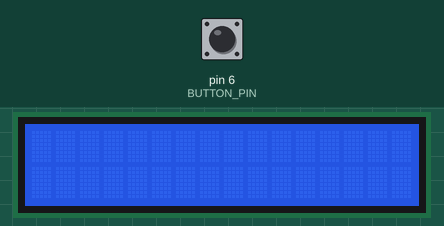
The sketch below on a simulated Arduino Uno, built with avr-gcc and run on an emulated ATmega328P. Parts: 16×2 character LCD. The inputs (shaded band) are chosen by the test bench; at power-on: pin 6 (BUTTON_PIN) HIGH.

Above: at 1.2 s.
1.3 s: pin 6 (BUTTON_PIN) pulled LOW for 1 s
At 4.3 s:
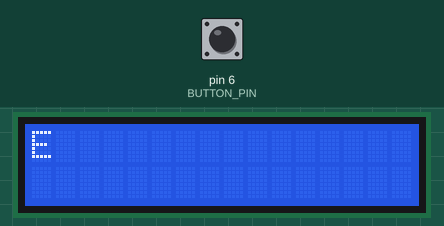
5.3 s: pin 6 (BUTTON_PIN) pulled LOW for 3.2 s
At 7.4 s:
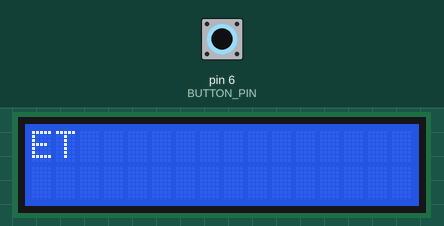
10.0 s: pin 6 (BUTTON_PIN) pulled LOW for 1 s
At 13.3 s:
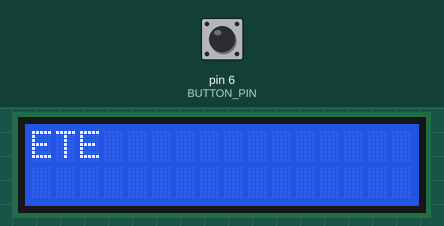
14.0 s: pin 6 (BUTTON_PIN) pulled LOW for 3.2 s
At 16.5 s:
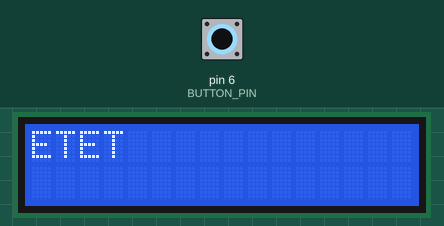
18.7 s: pin 6 (BUTTON_PIN) pulled LOW for 1 s
At 22.4 s:
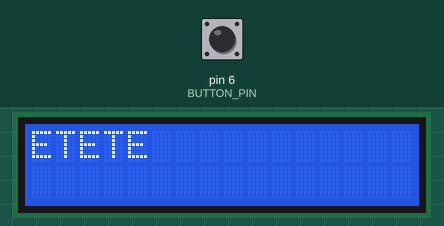
22.7 s: pin 6 (BUTTON_PIN) pulled LOW for 3.2 s
At 24.3 s:
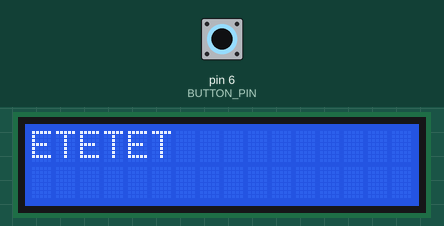
Timing chart, 0 to 25.8 s (numbered marks = the images above; inputs shaded):
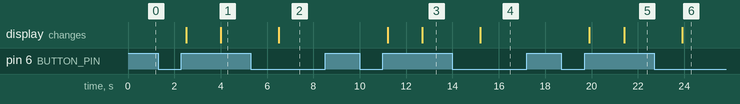

The sketch:

MOSIDIANMAJIEMAQI_ARDUINO_BETA1.2.200.ino
```cpp
#include <LiquidCrystal.h>

// LCD引脚定义: RS, EN, D4, D5, D6, D7
LiquidCrystal lcd(12, 11, 5, 4, 3, 2);

const int BUTTON_PIN = 6;
const unsigned long LONG_PRESS_TIME = 1000; // 长按阈值 1000ms
const unsigned long MORSE_TIMEOUT = 1500;    // 摩斯码翻译延迟 200ms
const unsigned long DEBOUNCE_DELAY = 200;   // 按键防抖延迟 200ms

// 按键状态变量
bool lastButtonState = HIGH;
bool stableButtonState = HIGH;    // 防抖后的稳定按键状态
unsigned long lastDebounceTime = 0; // 记录最后一次按键状态改变的时间

// 长按与摩斯码状态变量
unsigned long buttonPressTime = 0;
bool buttonActive = false;
bool longPressActive = false;
String currentMorse = "";         // 当前正在输入的摩斯码
String decodedMessage = "";       // 已解码并确认的字符
unsigned long lastInputTime = 0;  // 记录最后一次按键释放的时间

// 摩斯密码字典 (字母和数字)
const char* morseCodes[] = {
  ".-", "-...", "-.-.", "-..", ".", "..-.", "--.", "....", "..",   // A-I
  ".---", "-.-", ".-..", "--", "-.", "---", ".--.", "--.-", ".-.", // J-R
  "...", "-", "..-", "...-", ".--", "-..-", "-.--", "--..",        // S-Z
  "-----", ".----", "..---", "...--", "....-", ".....",            // 0-5
  "-....", "--...", "---..", "----."                               // 6-9
};
const char* charMap = "ABCDEFGHIJKLMNOPQRSTUVWXYZ0123456789";

// 查找摩斯密码对应的字符
char decodeMorse(String morse) {
  for (int i = 0; i < 36; i++) {
    if (morse == morseCodes[i]) {
      return charMap[i];
    }
  }
  return '\0';
}

// 更新LCD显示
void updateDisplay() {
  lcd.clear();
  lcd.setCursor(0, 0);
  lcd.print(decodedMessage);
  lcd.setCursor(0, 1);
  lcd.print(currentMorse);
}

void setup() {
  lcd.begin(16, 2);
  pinMode(BUTTON_PIN, INPUT_PULLUP);
  updateDisplay();
}

void loop() {
  // 1. 读取按键的原始状态
  int reading = digitalRead(BUTTON_PIN);

  // 2. 如果按键状态发生了改变（发生了抖动），重置防抖计时器
  if (reading != lastButtonState) {
    lastDebounceTime = millis();
  }

  // 3. 只有当状态改变后，经过了防抖延迟，我们才认为按键状态是稳定的
  if ((millis() - lastDebounceTime) > DEBOUNCE_DELAY) {
    // 如果稳定的状态与上一次记录的状态不同，说明按键确实被按下或松开了
    if (reading != stableButtonState) {
      stableButtonState = reading;

      // === 真正的按键按下 (下降沿) ===
      if (stableButtonState == LOW) {
        buttonPressTime = millis();
        buttonActive = true;
        longPressActive = false;
      }
      // === 真正的按键释放 (上升沿) ===
      else if (stableButtonState == HIGH) {
        buttonActive = false;

        // 如果是短按（没有触发长按），则记录为点
        if (!longPressActive) {
          currentMorse += ".";
          updateDisplay();
        }

        // 无论长短按，松开时必须重置长按标志位！
        longPressActive = false;

        // 【核心修改】：在松开按键时，才记录时间并启动翻译超时倒计时
        lastInputTime = millis();
      }
    }
  }

  // 4. 长按检测（基于稳定的状态和防抖后的按下时间）
  if (stableButtonState == LOW && buttonActive) {
    unsigned long pressDuration = millis() - buttonPressTime;
    if (pressDuration >= LONG_PRESS_TIME && !longPressActive) {
      longPressActive = true;
      currentMorse += "-";
      updateDisplay();
    }
  }

  // 5. 摩斯码翻译超时检测
  // 如果当前有摩斯码输入，且距离上次【松开按键】已经超过了设定的延迟时间
  if (currentMorse.length() > 0 && (millis() - lastInputTime >= MORSE_TIMEOUT)) {
    char decodedChar = decodeMorse(currentMorse);
    if (decodedChar != '\0') {
      decodedMessage += decodedChar;
      currentMorse = "";
      updateDisplay();
    } else {
      lcd.setCursor(0, 1);
      lcd.print("ERROR!SV.1.2.B23      ");
      delay(300);
      currentMorse = "";
      updateDisplay();
    }
  }

  // 6. 更新上一次的原始按键状态
  lastButtonState = reading;
}
```

Measured:
- after the input at 1.3 s, the display: first changes after 1.2 s (image 1 shows a later state)
- after the input at 5.3 s, the display: changes after 1.2 s (image 2)
- after the input at 10.0 s, the display: first changes after 1.2 s (image 3 shows a later state)
- after the input at 14.0 s, the display: changes after 1.2 s (image 4)
- after the input at 18.7 s, the display: first changes after 1.2 s (image 5 shows a later state)
- after the input at 22.7 s, the display: changes after 1.2 s (image 6)
